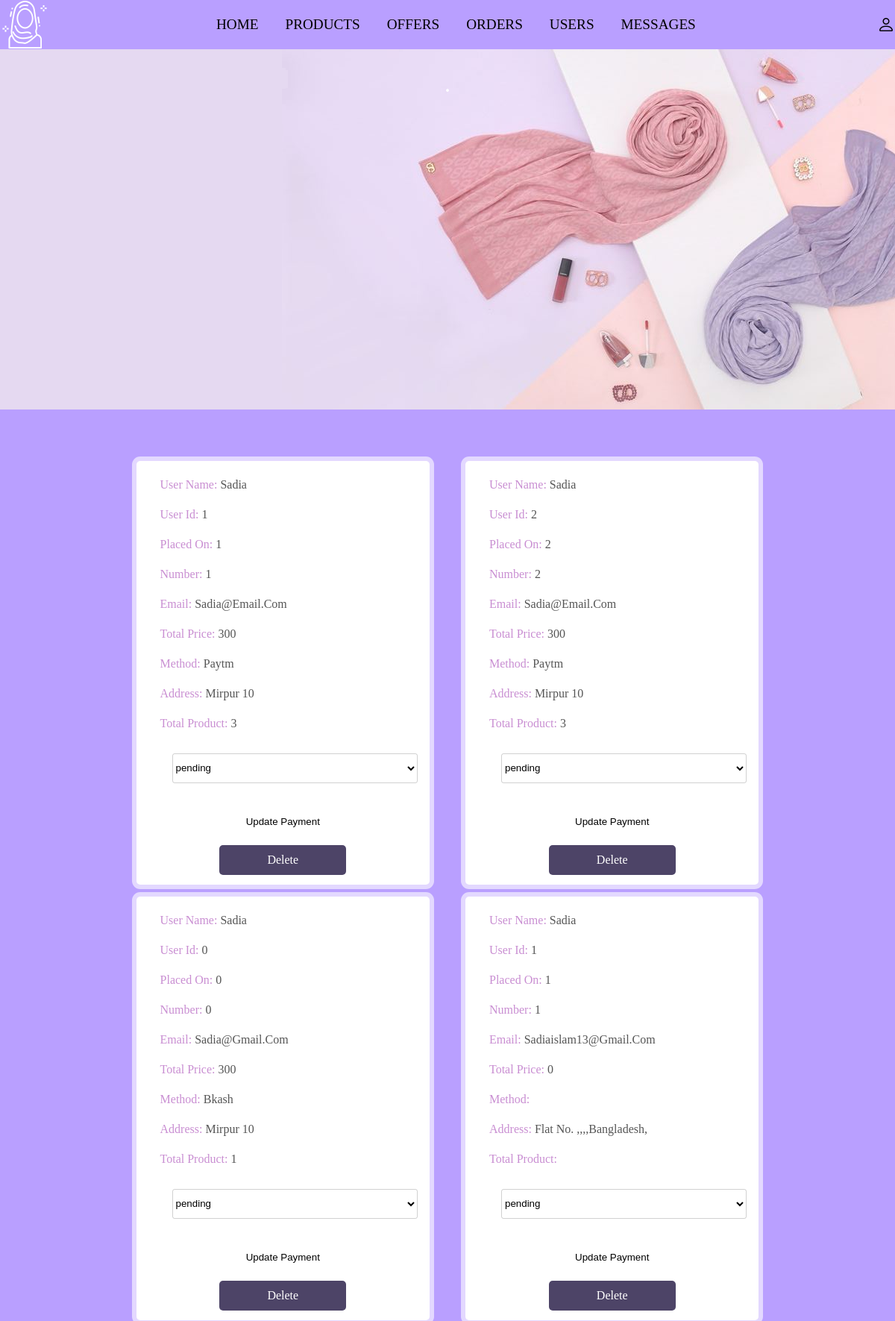
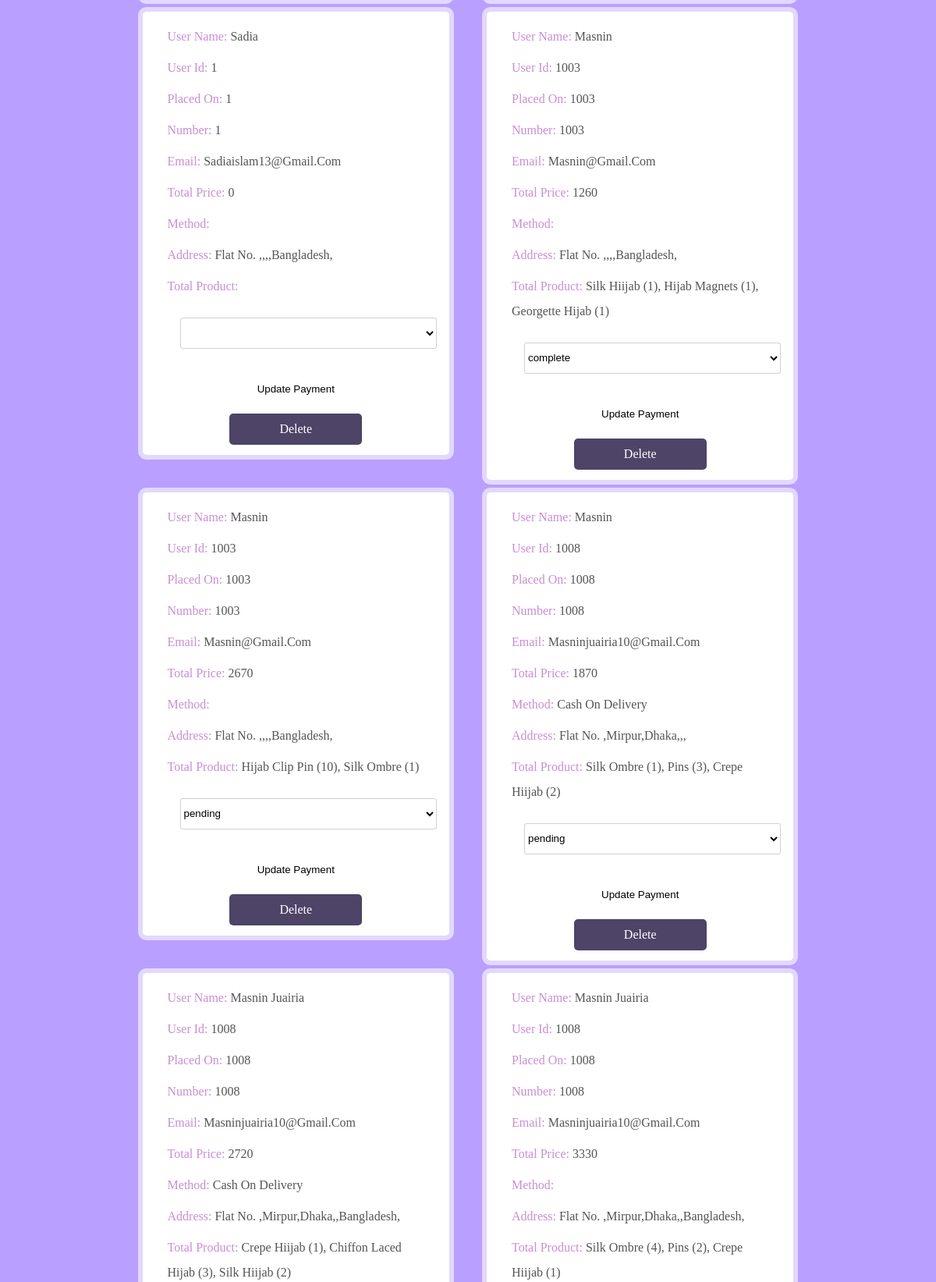
Page /admin_order.php (signed in, upper part) on the committed database (2 pictures, top to bottom).
### tables this page shows
CREATE TABLE `orders` (
  `id` int(255) NOT NULL,
  `user_id` int(255) NOT NULL,
  `name` varchar(255) NOT NULL,
  `number` varchar(255) NOT NULL,
  `email` varchar(255) NOT NULL,
  `method` varchar(255) NOT NULL,
  `address` varchar(255) NOT NULL,
  `total_products` varchar(255) NOT NULL,
  `total_price` varchar(255) NOT NULL,
  `placed_on` varchar(255) NOT NULL,
  `payment_status` varchar(255) NOT NULL DEFAULT 'pending'
);

### admin_order.php (the view, shortened to what this page needs)
<?php
include 'connection.php';
?>
<!DOCTYPE htmL>
<html lang='en'>
<head>
    <link rel='stylesheet' href='https://cdn.jsdelivr.net/npm/bootstrap-icons@1.9.1/font/bootstrap-icons.css'>
    <link rel='stylesheet' type='text/css' href='aura.css'>
</head>
<body>
    <?php include 'admin_header.php';
    ?>
    <div class="banner"></div>
    <section class='order-container'>
    <h1 class='title' style="color: #fff; font-size: 32px; font-weight: 400;">.</h1>
        <div class='box-container'>
            <?php
            $select_orders = mysqli_query($conn, "SELECT * FROM orders") or die('query failed');
            if (mysqli_num_rows($select_orders) > 0) {
                while ($fetch_orders = mysqli_fetch_assoc($select_orders)) {
                    ?>
                    <div class='box'>
                        <p>user name: <span>
                                <?php echo $fetch_orders['name'];
                                ?>
                            </span></p>
                        <p>user id:<span>
                                <?php echo $fetch_orders['user_id'];
                                ?>
                            </span></p>
                            <p>placed on:<span>
                                <?php echo $fetch_orders['user_id'];
                                ?>
                            </span></p>
                            <p>number:<span>
                                <?php echo $fetch_orders['user_id'];
                                ?>
                            </span></p>
                        <p>email: <span>
                                <?php echo $fetch_orders['email'];
                                ?>
                            </span></p>
                            <p>total price:<span>
                                <?php echo $fetch_orders['total_price'];
                                ?>
                            </span></p>
                            <p>method:<span>
                                <?php echo $fetch_orders['method'];
                                ?>
                            </span></p>
                            <p>address:<span>
                                <?php echo $fetch_orders['address'];
                                ?>
                            </span></p>
                            <p>total product:<span>
                                <?php echo $fetch_orders['total_products'];
                                ?>
                            </span></p>
                            <form method="post">
                               <select name="update_payment">
                                <option disabled selected><?php echo $fetch_orders['payment_status'];?></option>
                                <option value="pending">Pending</option>
                               </select>
                               <input type="submit" name="update_order" value="update payment" class="btn">
                               <a href="admin_order.php?delete=<?php echo $fetch_orders['id']; ?>;" onclick="return confirm
                        ('delete this message');" class="delete">delete</a>
                            </form>
                    </div>
                    <?php
                }
            } else {
                echo '
<div class="empty">
<p>no products added yet!</p>
</div>
';
            }
            ?>
    </section>
</body>
</html>

### aura.css (style rules this page uses)
* { margin: 0; padding: 0; box-sizing: border-box; }
:root { --box-shadow: 0px 0px 0px 6px rgb(255 255 255/60%); background: #b99fff; }
a { text-decoration: none; }
.btn { padding: .8rem 2.5em; text-transform: uppercase; background: #fff; color: var(--orange); border-radius: 10px; cursor: pointer; }
.title { text-align: center; margin-bottom: 1rem; }
input, button, textarea, select { outline: none; border: 1px solid #55555544; background: transparent; width: 100%; height: 40px; padding: 1rem 1, 5rem; border-radius: 10px; margin: 1rem 1rem; }
input[type=submit] { cursor: pointer; }
.form-container::before, .show-products::before, .message-container::before, .order-container::before { content: ''; position: absolute; top: 0; Left: 10; width: 250px; height: 650px; background-size: 225px; background-repeat: no-repeat; z-index: 100; }
.banner { background:url(img/ban.png); width: 100%; height: 483px; position:absolute; }
.box-container { margin-top: 450px; padding: 2% 8%; display: grid; grid-template-columns: repeat(auto-fit, minmax(15rem,1fr)); column-gap: 1rem; }
.box-container .box { background:#ffffff; box-shadow: var(--box-shadow); padding: 2rem; text-align: center; border-radius: 5px; margin: 1rem; max-width: 100%; margin-bottom: 0; }
.show-products, .message-container, .order-container { position:relative ; background: var(--orange); margin-top: -3.5rem; }
.show-products::before, .order-container::before { background-image: url('img/14.png'); top: -100px; }
.box-container .box { line-height: 2; }
.edit, .delete { color:white; background: #4d4467; padding: .5rem 1.5rem; text-transform: capitalize; line-height: 2; border-radius:5px; }
.message-container .title, .order-container .title { text-transform: uppercase; padding-top: 3rem; }
.order-container { padding: 3% 7%; }
.order-container .box-container { grid-template-columns: repeat(auto-fit, minmax(20rem,1fr)); justify-content: center; align-items: flex-start; }
.box-container .box { text-align: left; padding: 1rem 2rem; }
.order-container .box p { margin-bottom: .5rem; text-transform: capitalize; color: rgb(201, 142, 210); }
.order-container .box span { color: #555; }
.order-container form { text-align: center; }
.order-container form select { width: 100%; margin: lrem auto; padding: .5rem 0; cursor: pointer; border-radius: 3px; }
.order-container form input { width: 80%; border-radius: unset; border: none; background: var(--box-shadow); color:#000; text-transform: capitalize; }
.order-container .box .delete { padding: .7rem 4rem ; }

### rows in the picture
orders: name "Sadia", user "1", email "Sadia@email.com", total_price "300", method "Paytm", address "Mirpur 10", total_products "3", update_payment "pending"
orders: name "Sadia", user "2", email "Sadia@email.com", total_price "300", method "Paytm", address "Mirpur 10", total_products "3", update_payment "pending"
orders: name "Sadia", user "0", email "Sadia@gmail.com", total_price "300", method "Bkash", address "Mirpur 10", total_products "1", update_payment "pending"
orders: name "Sadia", user "1", email "Sadiaislam13@gmail.com", total_price "0", address "Flat No. ,,,,Bangladesh,", update_payment "pending"
orders: name "Sadia", user "1", email "Sadiaislam13@gmail.com", total_price "0", address "Flat No. ,,,,Bangladesh,"
orders: name "Masnin", user "1003", email "Masnin@gmail.com", total_price "1260", address "Flat No. ,,,,Bangladesh,", total_products "Silk Hiijab (1), Hijab Magnets (1), Georgette Hijab (1)", update_payment "complete"
orders: name "Masnin", user "1003", email "Masnin@gmail.com", total_price "2670", address "Flat No. ,,,,Bangladesh,", total_products "Hijab Clip Pin (10), Silk Ombre (1)", update_payment "pending"
orders: name "Masnin", user "1008", email "Masninjuairia10@gmail.com", total_price "1870", method "Cash On Delivery", address "Flat No. ,Mirpur,Dhaka,,,", total_products "Silk Ombre (1), Pins (3), Crepe Hiijab (2)", update_payment "pending"
orders: name "Masnin Juairia", user "1008", email "Masninjuairia10@gmail.com", total_price "2720", method "Cash On Delivery", address "Flat No. ,Mirpur,Dhaka,,Bangladesh,", total_products "Crepe Hiijab (1), Chiffon Laced Hijab (3), Silk Hiijab (2)"
orders: name "Masnin Juairia", user "1008", email "Masninjuairia10@gmail.com", total_price "3330", address "Flat No. ,Mirpur,Dhaka,,Bangladesh,", total_products "Silk Ombre (4), Pins (2), Crepe Hiijab (1)"
